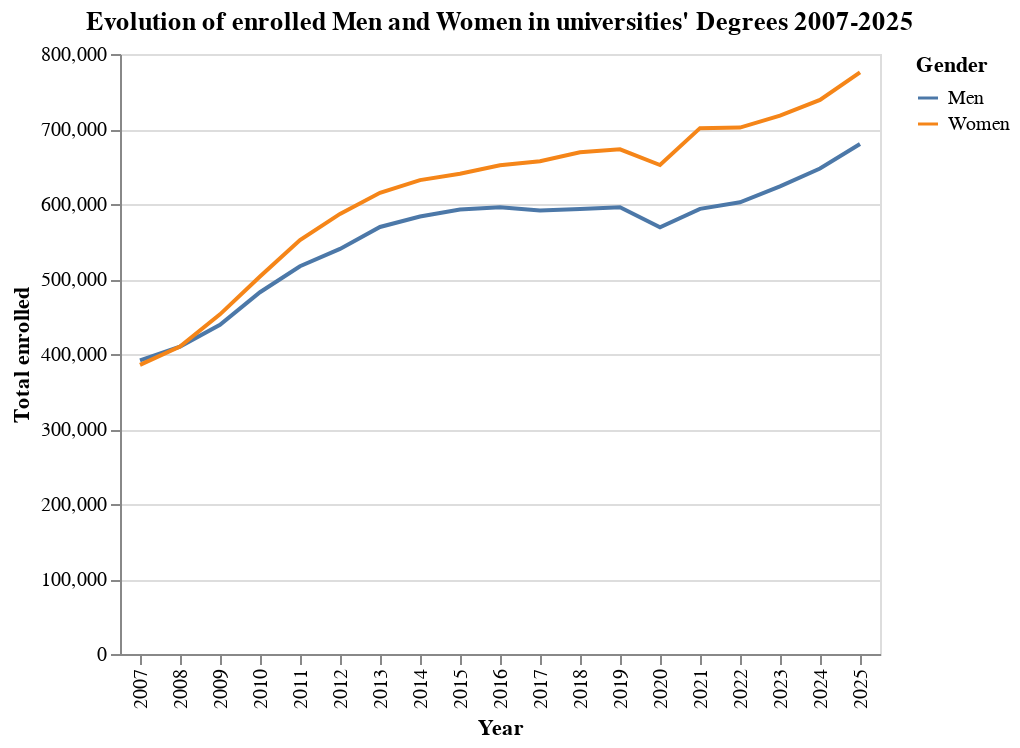

Notebook cell for this chart:
### Markdown cell above
# **Third Chart: Evolution Total male and female students of overall enrolled**

The following chart shows the growth of male and females students during 2007-2025

### Code cell
cols_3 = ["año"]
df_3 = raw.groupby(cols_3)[["total matrícula hombres", "total matrícula mujeres"]].sum().reset_index()



df_3 = df_3.melt(id_vars="año",
                 value_vars=["total matrícula hombres", "total matrícula mujeres"],
                 var_name="enrolled type",
                 value_name="total matrícula")

men = "total matrícula hombres"
women = "total matrícula mujeres"

df_3["enrolled type"] = df_3["enrolled type"].apply(lambda x: "Men" if x == men else "Women")

chart_3 = alt.Chart(df_3).mark_line().encode(
    x = alt.X("año:O", axis=alt.Axis(title="Year")),
    y = alt.Y("sum(total matrícula)", axis=alt.Axis(title="Total enrolled")),
    color = alt.Color("enrolled type",
                      legend=alt.Legend(title="Gender"))).properties(
        title = "Evolution of enrolled Men and Women in universities' Degrees 2007-2025"
    )

chart_3

### Figure 1 — Vega-Lite specification as saved in the notebook (floating-point values rounded to 4 significant figures)
{"config": {"view": {"continuousWidth": 300, "continuousHeight": 300}}, "data": {"name": "data-7204f20e319f754155108ec5c46d9e16"}, "mark": {"type": "line"}, "encoding": {"color": {"field": "enrolled type", "legend": {"title": "Gender"}, "type": "nominal"}, "x": {"axis": {"title": "Year"}, "field": "año", "type": "ordinal"}, "y": {"aggregate": "sum", "axis": {"title": "Total enrolled"}, "field": "total matrícula", "type": "quantitative"}}, "title": "Evolution of enrolled Men and Women in universities' Degrees 2007-2025", "$schema": "https://vega.github.io/schema/vega-lite/v5.20.1.json", "datasets": {"data-7204f20e319f754155108ec5c46d9e16": [{"año": 2007, "enrolled type": "Men", "total matrícula": 391400.0}, {"año": 2008, "enrolled type": "Men", "total matrícula": 409800.0}, {"año": 2009, "enrolled type": "Men", "total matrícula": 438900.0}, {"año": 2010, "enrolled type": "Men", "total matrícula": 482400.0}, {"año": 2011, "enrolled type": "Men", "total matrícula": 517100.0}, {"año": 2012, "enrolled type": "Men", "total matrícula": 540100.0}, {"año": 2013, "enrolled type": "Men", "total matrícula": 569400.0}, {"año": 2014, "enrolled type": "Men", "total matrícula": 583300.0}, {"año": 2015, "enrolled type": "Men", "total matrícula": 592700.0}, {"año": 2016, "enrolled type": "Men", "total matrícula": 595600.0}, {"año": 2017, "enrolled type": "Men", "total matrícula": 591200.0}, {"año": 2018, "enrolled type": "Men", "total matrícula": 593200.0}, {"año": 2019, "enrolled type": "Men", "total matrícula": 595600.0}, {"año": 2020, "enrolled type": "Men", "total matrícula": 568900.0}, {"año": 2021, "enrolled type": "Men", "total matrícula": 593500.0}, {"año": 2022, "enrolled type": "Men", "total matrícula": 602300.0}, {"año": 2023, "enrolled type": "Men", "total matrícula": 623600.0}, {"año": 2024, "enrolled type": "Men", "total matrícula": 647300.0}, {"año": 2025, "enrolled type": "Men", "total matrícula": 680000.0}, {"año": 2007, "enrolled type": "Women", "total matrícula": 385500.0}, {"año": 2008, "enrolled type": "Women", "total matrícula": 410000.0}, {"año": 2009, "enrolled type": "Women", "total matrícula": 452900.0}, {"año": 2010, "enrolled type": "Women", "total matrícula": 503200.0}, {"año": 2011, "enrolled type": "Women", "total matrícula": 552000.0}, {"año": 2012, "enrolled type": "Women", "total matrícula": 586800.0}, {"año": 2013, "enrolled type": "Women", "total matrícula": 615000.0}, {"año": 2014, "enrolled type": "Women", "total matrícula": 631900.0}, {"año": 2015, "enrolled type": "Women", "total matrícula": 640300.0}, {"año": 2016, "enrolled type": "Women", "total matrícula": 651600.0}, {"año": 2017, "enrolled type": "Women", "total matrícula": 657100.0}, {"año": 2018, "enrolled type": "Women", "total matrícula": 669100.0}, {"año": 2019, "enrolled type": "Women", "total matrícula": 672800.0}, {"año": 2020, "enrolled type": "Women", "total matrícula": 652000.0}, {"año": 2021, "enrolled type": "Women", "total matrícula": 701200.0}, {"año": 2022, "enrolled type": "Women", "total matrícula": 701800.0}, {"año": 2023, "enrolled type": "Women", "total matrícula": 717900.0}, {"año": 2024, "enrolled type": "Women", "total matrícula": 738800.0}, {"año": 2025, "enrolled type": "Women", "total matrícula": 775600.0}]}}
